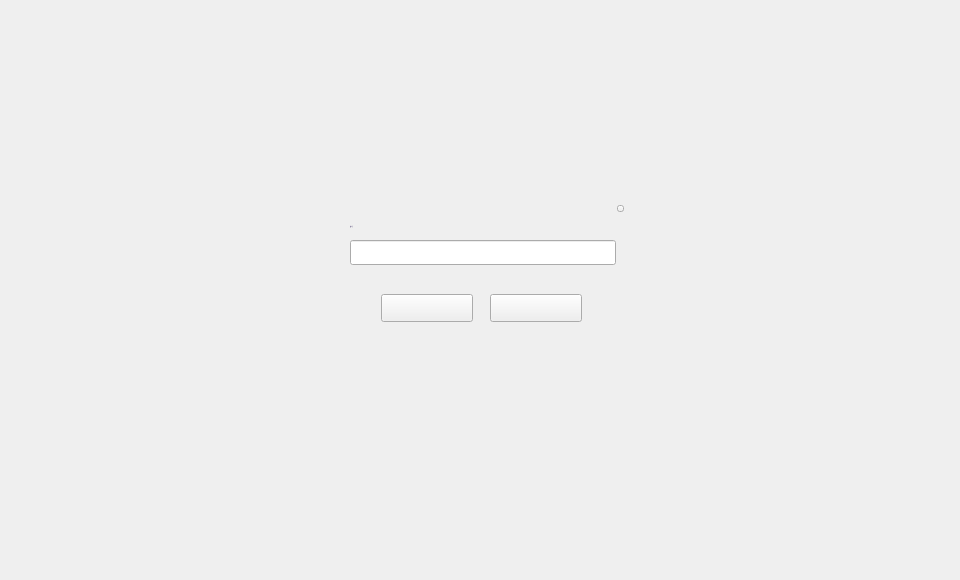
<?xml version="1.0" encoding="UTF-8"?>
<ui version="4.0">
 <class>NameDialog</class>
 <widget class="QDialog" name="NameDialog">
  <property name="geometry">
   <rect>
    <x>0</x>
    <y>0</y>
    <width>960</width>
    <height>580</height>
   </rect>
  </property>
  <property name="font">
   <font>
    <family>Microsoft YaHei UI Light</family>
    <pointsize>9</pointsize>
   </font>
  </property>
  <property name="windowTitle">
   <string>Dialog</string>
  </property>
  <property name="styleSheet">
   <string notr="true"/>
  </property>
  <widget class="QWidget" name="widget" native="true">
   <property name="geometry">
    <rect>
     <x>0</x>
     <y>0</y>
     <width>960</width>
     <height>543</height>
    </rect>
   </property>
   <widget class="QWidget" name="containerWidget" native="true">
    <property name="geometry">
     <rect>
      <x>330</x>
      <y>200</y>
      <width>300</width>
      <height>136</height>
     </rect>
    </property>
    <widget class="QToolButton" name="cancelBtn">
     <property name="geometry">
      <rect>
       <x>160</x>
       <y>94</y>
       <width>92</width>
       <height>28</height>
      </rect>
     </property>
     <property name="cursor">
      <cursorShape>PointingHandCursor</cursorShape>
     </property>
     <property name="styleSheet">
      <string notr="true"/>
     </property>
     <property name="text">
      <string/>
     </property>
    </widget>
    <widget class="QToolButton" name="okBtn">
     <property name="geometry">
      <rect>
       <x>51</x>
       <y>94</y>
       <width>92</width>
       <height>28</height>
      </rect>
     </property>
     <property name="cursor">
      <cursorShape>PointingHandCursor</cursorShape>
     </property>
     <property name="styleSheet">
      <string notr="true"/>
     </property>
     <property name="text">
      <string/>
     </property>
    </widget>
    <widget class="QLabel" name="addressNameTipLabel2">
     <property name="geometry">
      <rect>
       <x>20</x>
       <y>70</y>
       <width>261</width>
       <height>16</height>
      </rect>
     </property>
     <property name="text">
      <string/>
     </property>
    </widget>
    <widget class="QLineEdit" name="nameLineEdit">
     <property name="geometry">
      <rect>
       <x>20</x>
       <y>40</y>
       <width>266</width>
       <height>25</height>
      </rect>
     </property>
     <property name="font">
      <font>
       <family>Microsoft YaHei UI Light</family>
      </font>
     </property>
     <property name="styleSheet">
      <string notr="true"/>
     </property>
     <property name="cursorPosition">
      <number>0</number>
     </property>
    </widget>
    <widget class="QLabel" name="gifLabel">
     <property name="geometry">
      <rect>
       <x>380</x>
       <y>66</y>
       <width>18</width>
       <height>18</height>
      </rect>
     </property>
     <property name="text">
      <string/>
     </property>
    </widget>
    <widget class="QToolButton" name="closeBtn">
     <property name="geometry">
      <rect>
       <x>287</x>
       <y>5</y>
       <width>7</width>
       <height>7</height>
      </rect>
     </property>
     <property name="cursor">
      <cursorShape>PointingHandCursor</cursorShape>
     </property>
     <property name="focusPolicy">
      <enum>Qt::NoFocus</enum>
     </property>
     <property name="styleSheet">
      <string notr="true"/>
     </property>
     <property name="text">
      <string/>
     </property>
    </widget>
    <widget class="QLabel" name="label_9">
     <property name="geometry">
      <rect>
       <x>20</x>
       <y>16</y>
       <width>121</width>
       <height>21</height>
      </rect>
     </property>
     <property name="font">
      <font>
       <family>微软雅黑</family>
       <pointsize>-1</pointsize>
       <weight>50</weight>
       <italic>false</italic>
       <bold>false</bold>
      </font>
     </property>
     <property name="styleSheet">
      <string notr="true">font: 11px &quot;微软雅黑&quot;;
color: rgb(137, 129, 161);</string>
     </property>
     <property name="text">
      <string>账户名</string>
     </property>
     <property name="alignment">
      <set>Qt::AlignLeading|Qt::AlignLeft|Qt::AlignVCenter</set>
     </property>
     <property name="wordWrap">
      <bool>true</bool>
     </property>
    </widget>
   </widget>
  </widget>
 </widget>
 <resources/>
 <connections/>
</ui>
